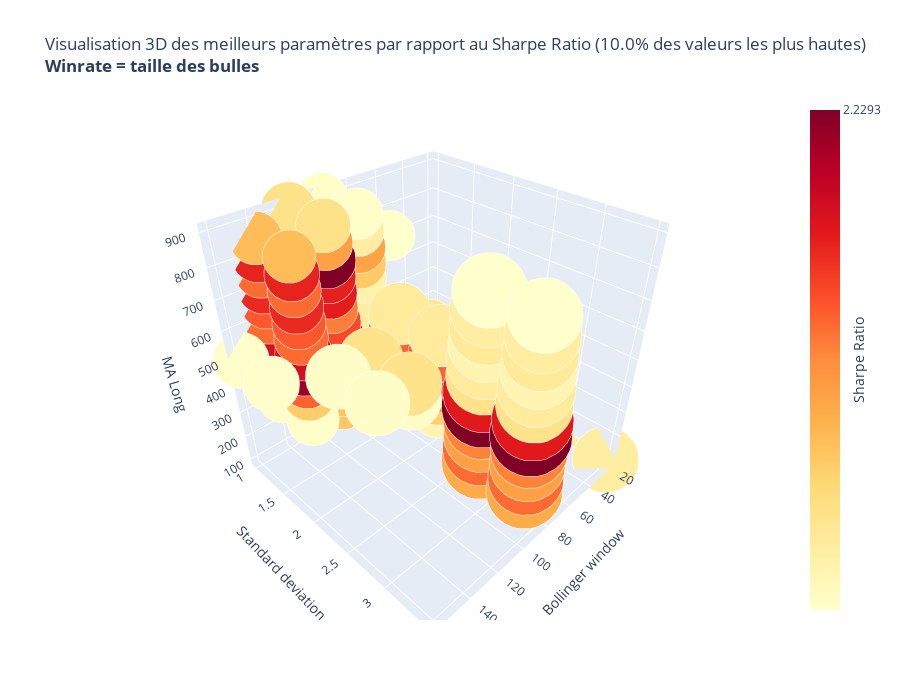

Notebook source saved alongside this figure:
### Code cell
# Visualisation 3D des paramètres
import plotly.graph_objects as go

dt_3d=pd.read_csv("optimize/optimizer_ETH_1h_v1_large.csv")

# Echantillon à garder
quantile = 0.9

# Ne garder que les 30% des valeurs les plus hautes du Sharpe ratio
dt_3d_filtered = dt_3d[dt_3d['sharpe_ratio'] > dt_3d['sharpe_ratio'].quantile(quantile)]
# dt_3d_filtered = dt_3d[dt_3d['win_rate'] > dt_3d['win_rate'].quantile(quantile)]

fig = go.Figure(data=[go.Scatter3d(
    x=dt_3d_filtered['bol_window'], 
    y=dt_3d_filtered['bol_std'], 
    z=dt_3d_filtered['long_ma'], 
    mode='markers',
    marker=dict(size=dt_3d_filtered['win_rate'], sizemode='diameter', sizeref=1,
                color=dt_3d_filtered['sharpe_ratio'], colorscale='ylorrd', opacity=1,
                colorbar=dict(title='Sharpe Ratio', titleside='right',tickmode='array',
                tickvals=[dt_3d['sharpe_ratio'].min(),dt_3d['sharpe_ratio'].max()], 
                ticktext=[round(dt_3d_filtered['sharpe_ratio'].min(), 4), round(dt_3d_filtered['sharpe_ratio'].max(),4)]))
)])

# 'tealrose', 'tempo', 'temps', 'thermal', 'tropic', 'turbid','turbo', 'twilight', 'viridis', 'ylgn', 'ylgnbu', 'ylorbr','ylorrd

# Mise en évidence des paramètres les plus hauts
# fig.add_trace(go.Scatter3d(x=[65,65], y=[3,3], z=[dt_3d_filtered['long_ma'].min(), dt_3d_filtered['long_ma'].max()], mode='lines', line=dict(color='red')))

fig.update_layout(
    width=900, height=700,
    title='Visualisation 3D des meilleurs paramètres par rapport au Sharpe Ratio ('+ str(100-(quantile*100)) + '% des valeurs les plus hautes)<br><b>Winrate = taille des bulles',
    scene = dict(
                xaxis_title='Bollinger window',
                yaxis_title='Standard deviation ',
                zaxis_title='MA Long'
                )
)

fig.show()

### Figure 1 — Plotly figure (JSON) as saved in the notebook; plotly's stock layout.template omitted (floating-point values rounded to 4 significant figures)
{"data": [{"marker": {"color": [2.229, 2.229, 2.228, 2.228, 2.203, 2.203, 2.172, 2.172, 2.168, 2.168, 2.152, 2.152, 2.15, 2.15, 2.13, 2.13, 2.126, 2.126, 2.123, 2.123, 2.122, 2.122, 2.119, 2.119, 2.114, 2.114, 2.089, 2.089, 2.082, 2.082, 2.07, 2.07, 2.062, 2.062, 2.062, 2.062, 2.054, 2.054, 2.054, 2.054, 2.054, 2.054, 2.052, 2.052, 2.039, 2.039, 2.035, 2.035, 2.001, 2.001, 2.0, 2.0, 1.996, 1.996, 1.985, 1.985, 1.961, 1.961, 1.954, 1.954, 1.948, 1.948, 1.943, 1.943, 1.939, 1.939, 1.939, 1.939, 1.903, 1.903, 1.901, 1.901, 1.9, 1.9, 1.892, 1.892, 1.892, 1.892, 1.882, 1.882, 1.88, 1.88, 1.88, 1.88, 1.877, 1.877, 1.874, 1.874, 1.872, 1.872, 1.872, 1.872, 1.872, 1.872, 1.862, 1.862, 1.856, 1.856, 1.855, 1.855, 1.83, 1.83, 1.83, 1.83, 1.829, 1.829, 1.828, 1.828, 1.827, 1.827, 1.825, 1.825, 1.824, 1.824], "colorbar": {"tickmode": "array", "ticktext": [1.824, 2.229], "tickvals": [0.6626, 2.229], "title": {"side": "right", "text": "Sharpe Ratio"}}, "colorscale": [[0, "rgb(255,255,204)"], [0.125, "rgb(255,237,160)"], [0.25, "rgb(254,217,118)"], [0.375, "rgb(254,178,76)"], [0.5, "rgb(253,141,60)"], [0.625, "rgb(252,78,42)"], [0.75, "rgb(227,26,28)"], [0.875, "rgb(189,0,38)"], [1, "rgb(128,0,38)"]], "opacity": 1, "size": [40, 40, 57.65, 57.65, 40.46, 40.46, 40.1, 40.1, 39.68, 39.68, 39.49, 39.49, 39.41, 39.41, 57.14, 57.14, 37.08, 37.08, 37.71, 37.71, 45, 45, 38.61, 38.61, 37.74, 37.74, 37.93, 37.93, 37.97, 37.97, 37.42, 37.42, 38.67, 38.67, 43.59, 43.59, 37.87, 37.87, 37.58, 37.58, 52.69, 52.69, 44.17, 44.17, 36.07, 36.07, 53.85, 53.85, 38.29, 38.29, 52.69, 52.69, 36.1, 36.1, 53.12, 53.12, 37.11, 37.11, 36.45, 36.45, 36.8, 36.8, 35.29, 35.29, 37.31, 37.31, 42.6, 42.6, 38.07, 38.07, 44.85, 44.85, 54.22, 54.22, 40.7, 40.7, 34.07, 34.07, 53.85, 53.85, 43.59, 43.59, 55.0, 55.0, 34.36, 34.36, 35.78, 35.78, 53.95, 53.95, 46.13, 46.13, 34.09, 34.09, 33.98, 33.98, 41.86, 41.86, 53.75, 53.75, 43.97, 43.97, 45.53, 45.53, 36.41, 36.41, 36.1, 36.1, 39.02, 39.02, 52.7, 52.7, 35.07, 35.07], "sizemode": "diameter", "sizeref": 1}, "mode": "markers", "type": "scatter3d", "x": [120, 120, 100, 100, 140, 140, 120, 120, 120, 120, 120, 120, 140, 140, 100, 100, 120, 120, 120, 120, 100, 100, 140, 140, 140, 140, 120, 120, 120, 120, 140, 140, 140, 140, 100, 100, 140, 140, 140, 140, 100, 100, 100, 100, 120, 120, 100, 100, 120, 120, 100, 100, 100, 100, 100, 100, 140, 140, 120, 120, 120, 120, 100, 100, 140, 140, 100, 100, 120, 120, 120, 120, 100, 100, 80, 80, 100, 100, 100, 100, 100, 100, 100, 100, 100, 100, 100, 100, 100, 100, 20, 20, 100, 100, 100, 100, 100, 100, 100, 100, 120, 120, 140, 140, 140, 140, 100, 100, 160, 160, 100, 100, 80, 80], "y": [1, 1.5, 3, 3.5, 1, 1.5, 1, 1.5, 1, 1.5, 1, 1.5, 1, 1.5, 3, 3.5, 1, 1.5, 1, 1.5, 2, 2.5, 1, 1.5, 1, 1.5, 1, 1.5, 1, 1.5, 1, 1.5, 1, 1.5, 2, 2.5, 1, 1.5, 1, 1.5, 3, 3.5, 2, 2.5, 1, 1.5, 3, 3.5, 1, 1.5, 3, 3.5, 1, 1.5, 3, 3.5, 1, 1.5, 1, 1.5, 1, 1.5, 1, 1.5, 1, 1.5, 2, 2.5, 1, 1.5, 2, 2.5, 3, 3.5, 2, 2.5, 1, 1.5, 3, 3.5, 2, 2.5, 3, 3.5, 1, 1.5, 1, 1.5, 3, 3.5, 3, 3.5, 1, 1.5, 1, 1.5, 2, 2.5, 3, 3.5, 2, 2.5, 2, 2.5, 1, 1.5, 1, 1.5, 1, 1.5, 3, 3.5, 1, 1.5], "z": [800, 800, 500, 500, 500, 500, 500, 500, 550, 550, 450, 450, 550, 550, 550, 550, 700, 700, 750, 750, 550, 550, 800, 800, 700, 700, 400, 400, 600, 600, 650, 650, 450, 450, 600, 600, 600, 600, 750, 750, 350, 350, 500, 500, 650, 650, 450, 450, 850, 850, 400, 400, 800, 800, 300, 300, 850, 850, 350, 350, 300, 300, 750, 750, 400, 400, 450, 450, 900, 900, 550, 550, 600, 600, 550, 550, 500, 500, 750, 750, 650, 650, 650, 650, 450, 450, 850, 850, 800, 800, 100, 100, 550, 550, 700, 700, 400, 400, 700, 700, 500, 500, 550, 550, 300, 300, 900, 900, 500, 500, 850, 850, 800, 800]}], "layout": {"height": 700, "scene": {"xaxis": {"title": {"text": "Bollinger window"}}, "yaxis": {"title": {"text": "Standard deviation "}}, "zaxis": {"title": {"text": "MA Long"}}}, "title": {"text": "Visualisation 3D des meilleurs paramètres par rapport au Sharpe Ratio (10.0% des valeurs les plus hautes)<br><b>Winrate = taille des bulles"}, "width": 900}}
